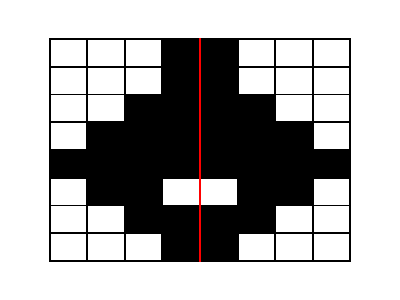
%> input picture maybe_addition/symmetry_span/symmetries/example_symm1_mirror.bmp, 400 x 300 px
$ octave --eval "result = BenStuff_RotSF(imread('../../../../maybe_addition/symmetry_span/symmetries/example_symm1_mirror.bmp'));"   (GNU Octave 9; MATLAB toolbox functions it lacks are replaced by stand-ins)
%> lines starting %> are read from the running program, lines starting %| are printed output that depends on the picture; in (x1, y1, x2, y2) boxes, pixels count from 0 and x2, y2 are one past the last pixel; in counts of white or black regions, pixels touching at a corner belong together; the program's own positions count from 1
% avg = sfPlot(im,qplot)
%
% Computes and plots the rotational average of the Fourier energy spectrum
%
% INPUT:
% im: image matrix
% qplot: plot option; set to 0 to switch off plot
%
% OUTPUT:
% avg: rotational average of the Fourier energy spectrum

% ------------------------------------------------------------------------
% SHINE toolbox, Nov 2010
% (c) Verena Willenbockel, Javid Sadr, Daniel Fiset, Greg O. Horne,
% Frederic Gosselin, James W. Tanaka
% ------------------------------------------------------------------------
% Permission to use, copy, or modify this software and its documentation
% for educational and research purposes only and without fee is hereby
% granted, provided that this copyright notice and the original authors'
% names appear on all copies and supporting documentation. This program
% shall not be used, rewritten, or adapted as the basis of a commercial
% software or hardware product without first obtaining permission of the
% authors. The authors make no representations about the suitability of
% this software for any purpose. It is provided "as is" without express
% or implied warranty.
%
% Please refer to the following paper:
% Willenbockel, V., Sadr, J., Fiset, D., Horne, G. O., Gosselin, F.,
% Tanaka, J. W. (2010). Controlling low-level image properties: The
% SHINE toolbox. Behavior Research Methods, 42, 671-684.
%
% Kindly report any suggestions or corrections to verena.vw@gmail.com
% ------------------------------------------------------------------------
%
% Revision 1, 26/11/2010 (thanks to Diederick C. Niehorster)
% - Improved speed by using accumarray
% - Output argument added; plot is now optional

function [avg, t,r] = BenStuff_RotSF(im,qplot)

if nargin < 2
    qplot = true;
end
if ndims(im) == 3
    im = rgb2gray(im);
end
[xs ys] = size(im);
fftim = abs(fftshift(fft2(double(im)))).^2;
f2 = -xs/2:xs/2-1;
f1 = -ys/2:ys/2-1;
[XX YY] = meshgrid(f1,f2);
[t r] = cart2pol(XX,YY);
if mod(xs,2)==1 || mod(ys,2)==1
    r = round(r)-1;
else
    r = round(r);
end
avg = accumarray(r(:)+1,fftim(:))./accumarray(r(:)+1,1);
avg = avg(2:floor(min(xs,ys)/2)+1);
if qplot
    figure;loglog(1:floor(min(xs,ys)/2),avg);
    xlabel('Spatial frequency (cycles/image)');
    ylabel('Energy');
end
%> in BenStuff_RotSF, `avg = accumarray(r(:)+1,fftim(:))./accumarray(r(:)+1,1);`: avg = 251 values, max 4.36e+14 at index 1, min 0 at index 251, mean 1.8e+12
%> in BenStuff_RotSF, `avg = avg(2:floor(min(xs,ys)/2)+1);`: avg = 150 values, max 1.32e+13 at index 1, min 14369774.8 at index 150, mean 1.08e+11
%> `result = BenStuff_RotSF(imread('../../../../maybe_addition/symmetry_sp..`:
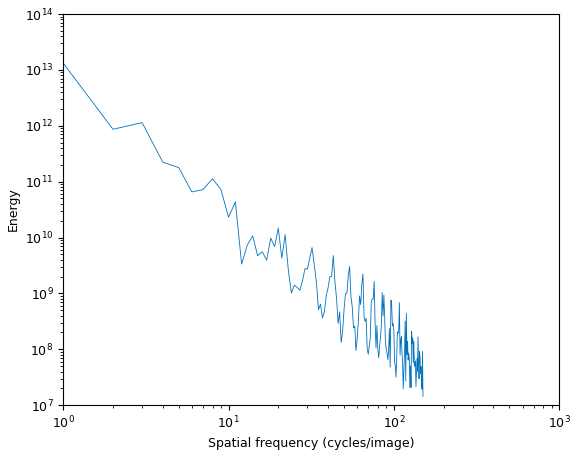
%> figure redrawn from the program's plot data; curve peaks at x = 1, y = 1.32e+13
%> `result = BenStuff_RotSF(imread('../../../../maybe_addition/symmetry_sp..`: result has the same summary as avg in BenStuff_RotSF

$ run again, on maybe_addition/symmetry_span/symmetries/example_symm3_mirror.bmp
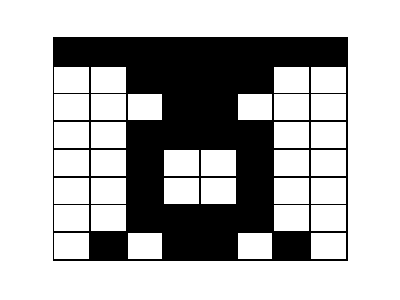
%> input picture maybe_addition/symmetry_span/symmetries/example_symm3_mirror.bmp, 400 x 300 px
%> im: size 300x400 uint8; 70.6% white; 1 black region, box (x1, y1, x2, y2) and area: (53, 37, 348, 261) 35244
%> in BenStuff_RotSF, `avg = accumarray(r(:)+1,fftim(:))./accumarray(r(:)+1,1);`: avg = 251 values, max 4.67e+14 at index 1, min 0 at index 251, mean 1.91e+12
%> in BenStuff_RotSF, `avg = avg(2:floor(min(xs,ys)/2)+1);`: avg = 150 values, max 7.56e+12 at index 1, min 10734091.9 at index 126, mean 8.24e+10
%> `result = BenStuff_RotSF(imread('../../../../maybe_addition/symmetry_sp..`:
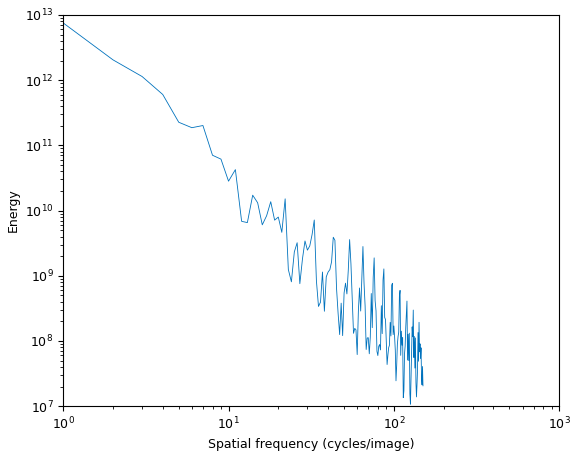
%> figure redrawn from the program's plot data; curve peaks at x = 1, y = 7.56e+12
%> result has the same summary as avg in BenStuff_RotSF

$ run again, on maybe_addition/symmetry_span/symmetries/example_symm2.bmp
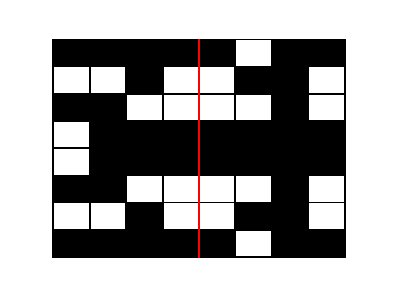
%> input picture maybe_addition/symmetry_span/symmetries/example_symm2.bmp, 400 x 300 px
%> in BenStuff_RotSF, `avg = accumarray(r(:)+1,fftim(:))./accumarray(r(:)+1,1);`: avg = 251 values, max 3.86e+14 at index 1, min 65025 at index 251, mean 1.59e+12
%> in BenStuff_RotSF, `avg = avg(2:floor(min(xs,ys)/2)+1);`: avg = 150 values, max 6.24e+12 at index 1, min 12463234.1 at index 150, mean 8.52e+10
%> `result = BenStuff_RotSF(imread('../../../../maybe_addition/symmetry_sp..`:
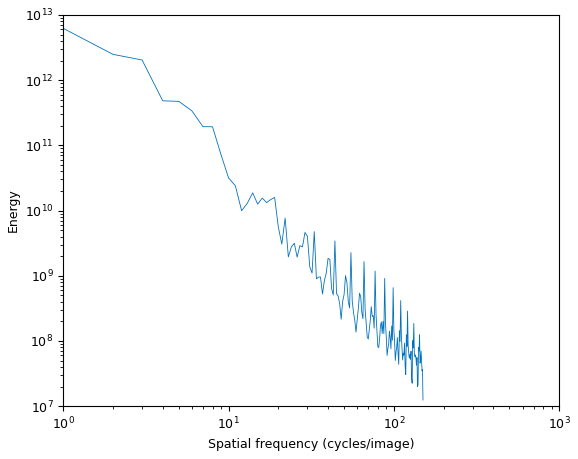
%> figure redrawn from the program's plot data; curve peaks at x = 1, y = 6.24e+12
%> result has the same summary as avg in BenStuff_RotSF

$ run again, on maybe_addition/symmetry_span/symmetries/example_symm4.bmp
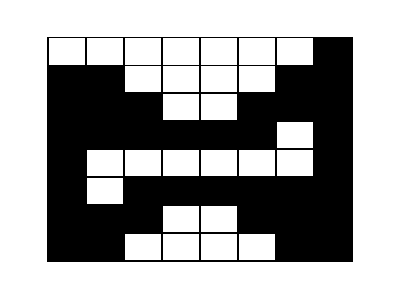
%> input picture maybe_addition/symmetry_span/symmetries/example_symm4.bmp, 400 x 300 px
%> im: size 300x400 uint8; 63.9% white; 1 black region, box (x1, y1, x2, y2) and area: (47, 37, 353, 262) 43326
%> in BenStuff_RotSF, `avg = accumarray(r(:)+1,fftim(:))./accumarray(r(:)+1,1);`: avg = 251 values, max 3.82e+14 at index 1, min 0 at index 251, mean 1.58e+12
%> in BenStuff_RotSF, `avg = avg(2:floor(min(xs,ys)/2)+1);`: avg = 150 values, max 5.72e+12 at index 1, min 15019472 at index 144, mean 8.92e+10
%> `result = BenStuff_RotSF(imread('../../../../maybe_addition/symmetry_sp..`:
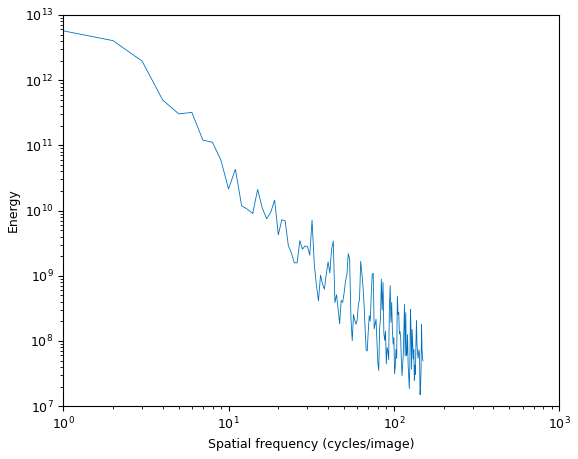
%> figure redrawn from the program's plot data; curve peaks at x = 1, y = 5.72e+12
%> result has the same summary as avg in BenStuff_RotSF
